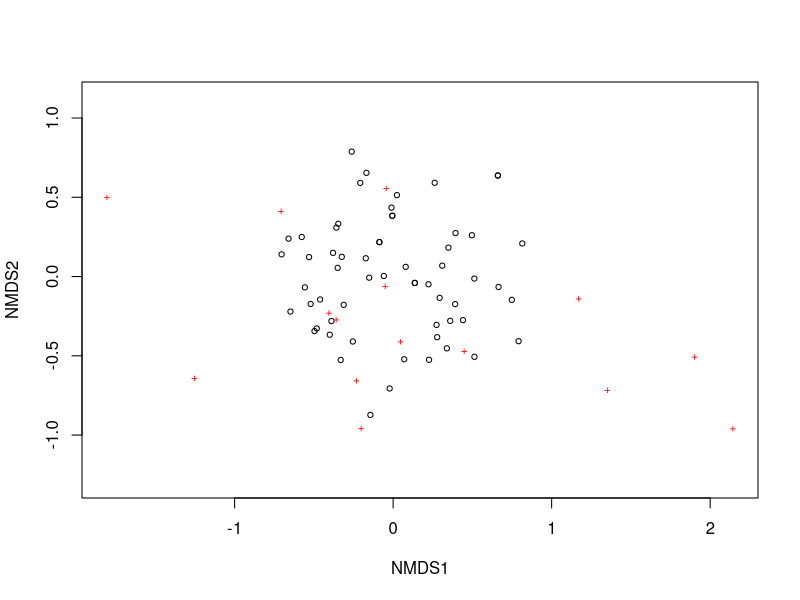
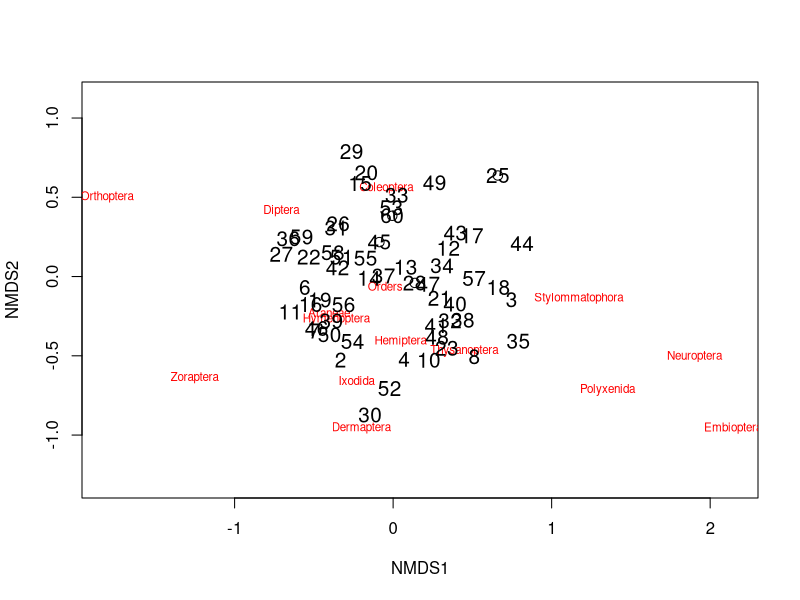
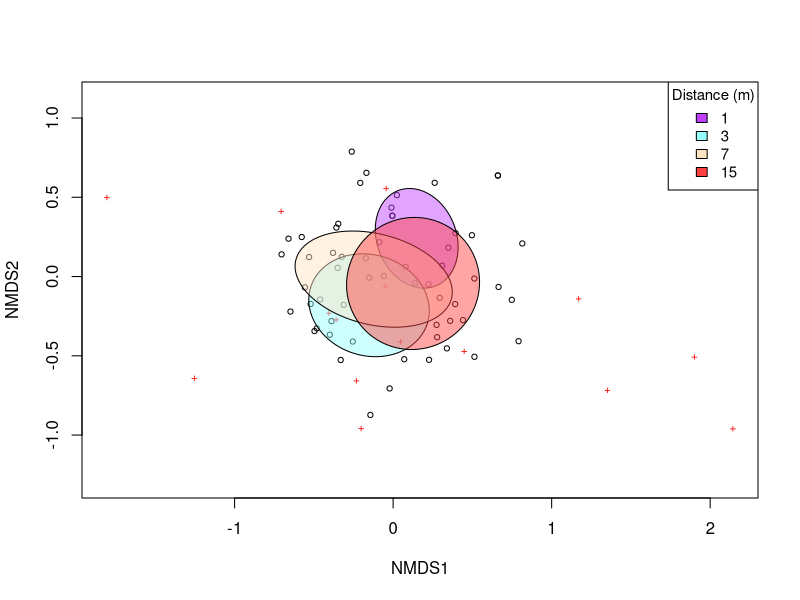
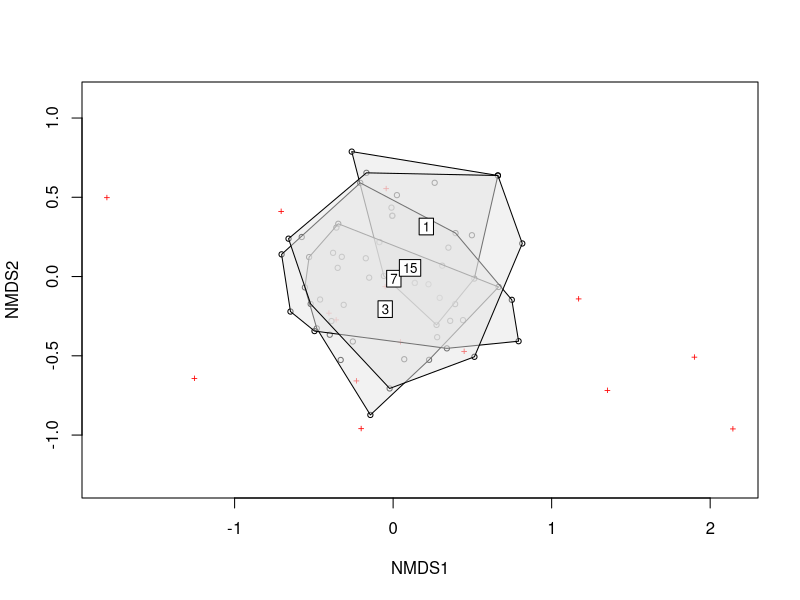
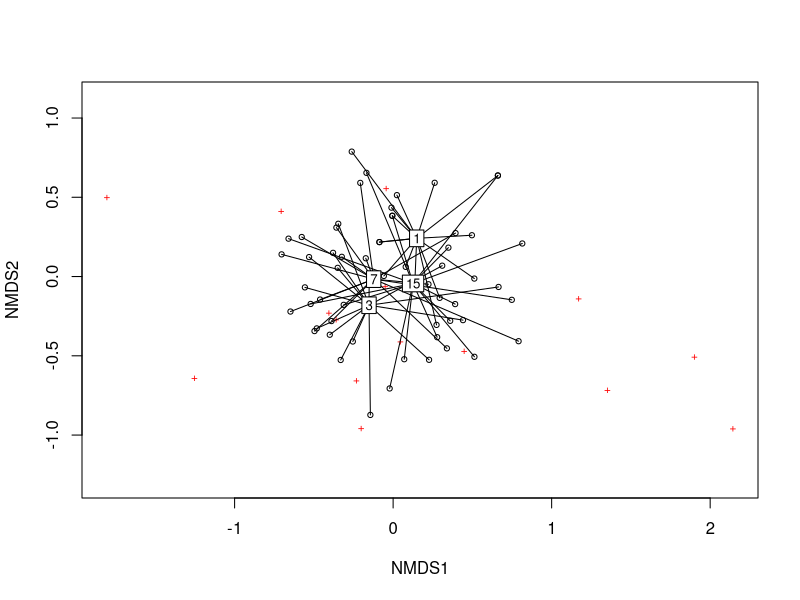
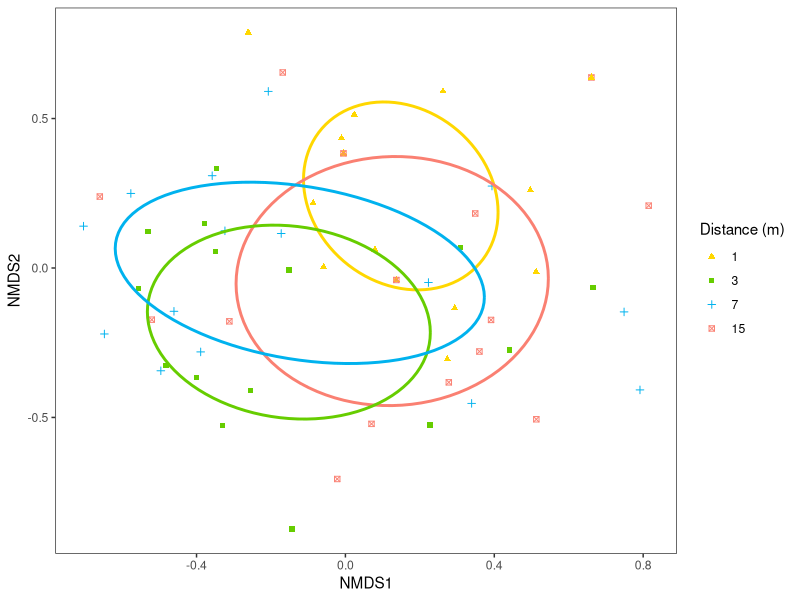
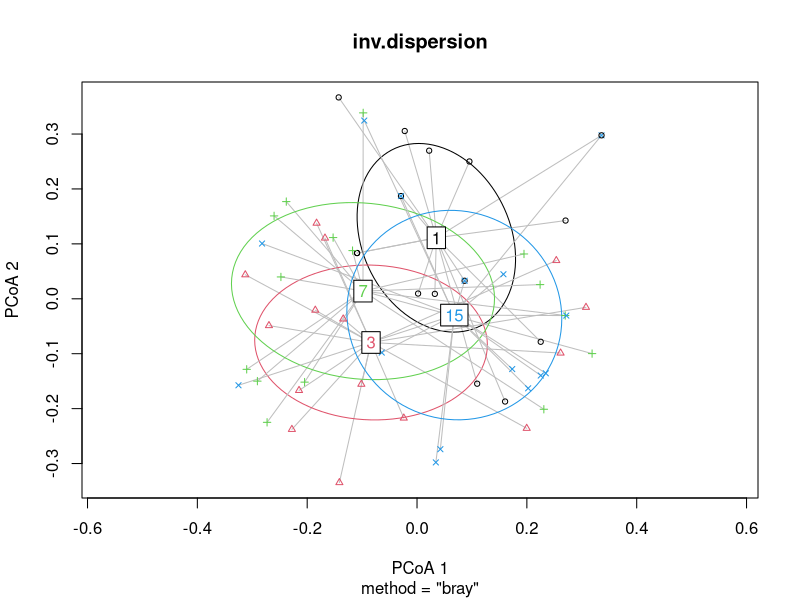
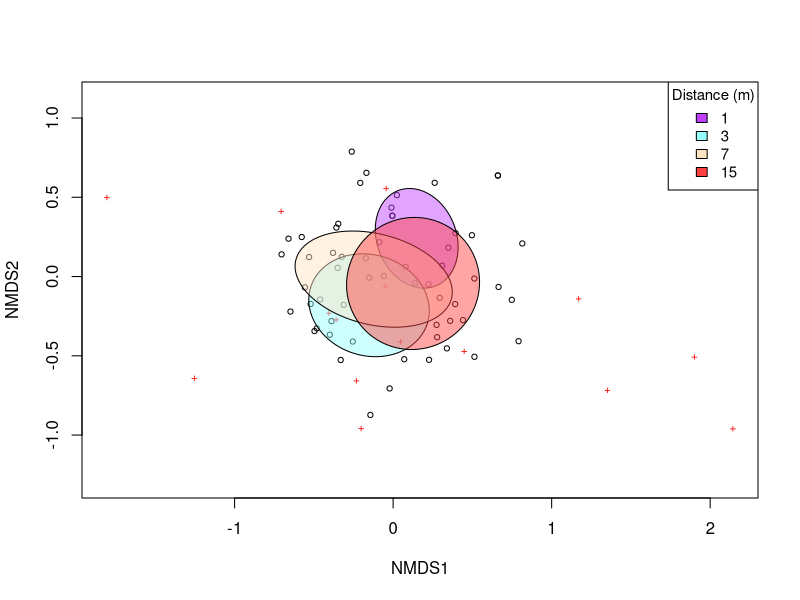

These charts were generated, in order, by the following R code:
##%##########################################################%##
#                                                              #
####                     NMDS TUTORIAL                      ####
####                   By Ray Rubia Rankin                  ####
####                  Created on 29/11/2022                 ####
#                                                              #
##%##########################################################%##

# set working directory----
setwd("your_filepath")

# install packages (if you haven't already)-----
install.packages("vegan")
install.packages("permute")
install.packages("lattice")
install.packages("tidyverse")

# load libraries----
library(vegan) # for diversity analysis and ordination methods
library(permute) # necessary to run vegan package
library(lattice) # necessary to run vegan package
library(tidyverse) # for efficient data manipulation and visualization, contains ggplot2, dplyr and tidyr packages

# import data----
inverts <- read.csv("data/invert_data.csv")

# data manipulation----
# view dataset structure
head(inverts)
str(inverts)

# make community matrix by extracting abundance values from inverts dataframe
invert_community <- inverts[,6:20]

# turn data frame into matrix so it functions in the vegan package
invert_matrix <- as.matrix(invert_community)

# ordination----
# now we will proceed to create the ordination
inv.NMDS <- metaMDS(invert_matrix, distance = "bray", k = 3, autotransform = TRUE, trymax=100) 

# Bray-Curtis distance is chosen because it is not affected by zero values. 
# k represents the number of dimensions we want and is used to reduce stress.
# autotransform arguments ensures the data does a sqrt transformation
# trymax is the number of iterations the algorithm will run

# check stress value
inv.NMDS$stress # ideally stress value is < 0.2

# data visualization----
# using vegan package and Base R
plot(inv.NMDS) # circles show different communities/sites, crosses show different species
ordiplot(inv.NMDS, type = "n") # create blank ordination plot
orditorp(inv.NMDS, display = "species", col="red", air = 0.1) # add order names in red
orditorp(inv.NMDS, display = "sites", cex = 1.25, air = 0.1) # add site numbers in black

# by distance
# ellipse plot
ordiplot(inv.NMDS) # plot shows communities (circles) and species (crosses)
ordiellipse(inv.NMDS, inverts$Distance, label = FALSE, 
            col=c("darkorchid1", "darkslategray1", "bisque1", "brown1"), 
            draw = "polygon", alpha=120) # adding ellipses to the plot
legend("topright", title="Distance (m)",
       c("1","3","7","15"), fill=c("darkorchid1", "darkslategray1", "bisque1", 
                                   "brown1"), horiz=FALSE, cex=.9) # adding a legend

# save plot
png("figures/base_NMDSplot.png", width=6, height=5, units = "in", res = 300)
ordiplot(inv.NMDS)
ordiellipse(inv.NMDS, inverts$Distance, label = FALSE, 
            col=c("darkorchid1", "darkslategray1","bisque1", "brown1"), 
            draw = "polygon", alpha=120)
legend("topright", title="Distance (m)",
       c("1","3","7","15"), fill=c("darkorchid1", "darkslategray1",
                                   "bisque1", "brown1"), horiz=FALSE, cex=.9)
dev.off()

# polygon plot
ordiplot(inv.NMDS) #plot shows communities (circles) and species (crosses)
ordihull(inv.NMDS, groups = inverts$Distance, draw="polygon", col="grey90", label = TRUE) # adding polygons

# spider plot
ordiplot(inv.NMDS) #plot shows communities (circles) and species (crosses)
ordispider(inv.NMDS, groups = inverts$Distance, label = TRUE) # adding spider plot


# using ggplot to make an ellipse plot
# make new dataframe with by extracting NMDS scores
nmds.scores <- as.data.frame(scores(inv.NMDS)$sites) # for newest version of vegan package

# if you have a version of the vegan package <2.6-2 then the following code should also work:
# nmds.scores = as.data.frame(scores(nmds))

# add data from your original dataframe into new NMDS dataframe
# useful if you want to group based on different criteria
nmds.scores <- nmds.scores %>% 
  mutate(Site = as.factor(inverts$Site), Path.Type = as.factor(inverts$Path.Type), 
         Transect = as.factor(inverts$Transect), Distance = as.factor(inverts$Distance))

# check dataframe
head(nmds.scores) 
str(nmds.scores)

# define hidden vegan function that finds coordinates for drawing a covariance ellipse
veganCovEllipse<-function (cov, center = c(0, 0), scale = 1, npoints = 100) 
{
  theta <- (0:npoints) * 2 * pi/npoints
  Circle <- cbind(cos(theta), sin(theta))
  t(center + scale * t(Circle %*% chol(cov)))
}

# create empty dataframe to combine NMDS data with ellipse data
ellipse_df <- data.frame()

# adding data for ellipse, in this case using distance as a grouping factor
for(g in levels(nmds.scores$Distance)){
  ellipse_df <- rbind(ellipse_df, cbind(as.data.frame(with(nmds.scores[nmds.scores$Distance==g,],
                                                     veganCovEllipse(cov.wt(cbind(NMDS1,NMDS2),
                                                                            wt=rep(1/length(NMDS1),length(NMDS1)))$cov,
                                                                     center=c(mean(NMDS1),mean(NMDS2)))))
                                  ,Distance=g))
}

# create ggplot
(inv_NMDS_plot <- ggplot(data = nmds.scores, aes(NMDS1, NMDS2)) + 
    geom_point(aes(color = Distance, shape = Distance)) + # adding different colours and shapes for points at different distances
    geom_path(data=ellipse_df, aes(x=NMDS1, y=NMDS2, colour=Distance), linewidth=1) + # adding covariance ellipses according to distance # use size argument if ggplot2 < v. 3.4.0
    guides(color = guide_legend(override.aes = list(linetype=c(NA,NA,NA,NA)))) + # removes lines from legend
    theme_bw() + # adding theme
    theme(panel.grid = element_blank()) + # remove background grid
    scale_color_manual(name = "Distance (m)", # legend title
                       labels = c("1","3","7","15"), # adjusting legend labels
                       values = c("gold", "chartreuse3", 
                                  "deepskyblue2", "salmon")) + # customising colours
    scale_shape_manual("Distance (m)", # legend title
                       labels = c("1","3","7","15"), # adjusting legend labels
                       values = c(17, 15, 3, 7))) # customising shapes
# save plot
ggsave(filename = "figures/inv_NMDS_plot.png", inv_NMDS_plot, device = "png")

# data analysis----
# using a PERMANOVA to test the differences in community composition
# This is a PERmutational Multivariate ANalysis Of VAriance and tests the differences between groups, like an ANOVA, but with lots of variables.
# it is essentially a multivariate analysis of variance used to compare groups of objects
inv_permanova <- adonis2(as.matrix(inverts [,6:20]) ~ Distance, inverts, 
                             permutations = 999, method = "bray")
# permutations is the number of possible arrangements the data could take
# using permutations = 999 is standard practice in science and across the literature
# can increase it if you want to get a ore thorough analysis
# use method = bray as it is what we previously used to calculate pairwise distances

# look at model output
inv_permanova

# check model assumptions
# check for multivariate homogeneity of group variances

# generate distance matrix from invertebrate commumunity matrix
inv.dist <- vegdist(invert_matrix, method = "bray")

# use betadisper test to check for multivariate homogeneity of group variances 
inv.dispersion <- betadisper(inv.dist, group=inverts$Distance)
permutest(inv.dispersion)

# can also visually assess the assumptions
plot(inv.dispersion, hull = FALSE, ellipse=TRUE)

# OUR MODEL FITS THE ASSUMPTIONS

# simper analysis
# this is a SIMilarity PERcentage analysis and compares community differences 
# and reports what species (orders in this scenario)are driving those differences.

inv_simper <- with(inverts[,c(1,2,3,4,5,21)], simper(as.matrix(inverts[,6:20]), Distance, permutations = 100))
# with argument indicates what grouping variables to use to conduct the analysis 
# the number of permutations required to carry out the analysis

# see most influential species (orders in this case) contributing to community differences
inv_simper

# a more detailed summary showing the contributions of all species (or orders)
summary(inv_simper)

# shows species driving differences in community composition between different distances
